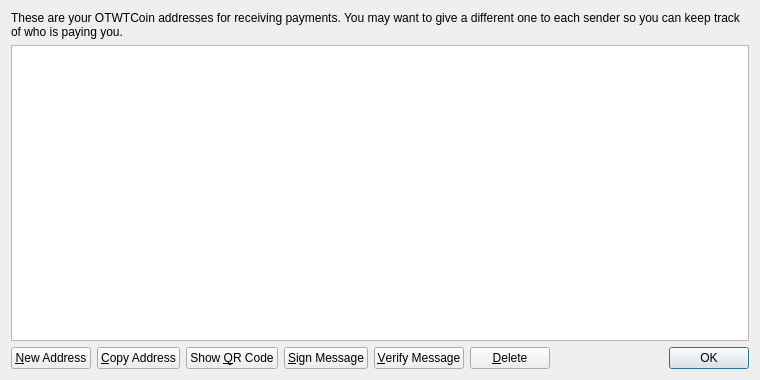
<?xml version="1.0" encoding="UTF-8"?>
<ui version="4.0">
 <class>AddressBookPage</class>
 <widget class="QWidget" name="AddressBookPage">
  <property name="geometry">
   <rect>
    <x>0</x>
    <y>0</y>
    <width>760</width>
    <height>380</height>
   </rect>
  </property>
  <property name="windowTitle">
   <string>Address Book</string>
  </property>
  <layout class="QVBoxLayout" name="verticalLayout">
   <item>
    <widget class="QLabel" name="labelExplanation">
     <property name="text">
      <string>These are your OTWTCoin addresses for receiving payments. You may want to give a different one to each sender so you can keep track of who is paying you.</string>
     </property>
     <property name="textFormat">
      <enum>Qt::PlainText</enum>
     </property>
     <property name="wordWrap">
      <bool>true</bool>
     </property>
    </widget>
   </item>
   <item>
    <widget class="QTableView" name="tableView">
     <property name="contextMenuPolicy">
      <enum>Qt::CustomContextMenu</enum>
     </property>
     <property name="toolTip">
      <string>Double-click to edit address or label</string>
     </property>
     <property name="tabKeyNavigation">
      <bool>false</bool>
     </property>
     <property name="alternatingRowColors">
      <bool>true</bool>
     </property>
     <property name="selectionMode">
      <enum>QAbstractItemView::SingleSelection</enum>
     </property>
     <property name="selectionBehavior">
      <enum>QAbstractItemView::SelectRows</enum>
     </property>
     <property name="sortingEnabled">
      <bool>true</bool>
     </property>
     <attribute name="verticalHeaderVisible">
      <bool>false</bool>
     </attribute>
    </widget>
   </item>
   <item>
    <layout class="QHBoxLayout" name="horizontalLayout">
     <item>
      <widget class="QPushButton" name="newAddressButton">
       <property name="toolTip">
        <string>Create a new address</string>
       </property>
       <property name="text">
        <string>&amp;New Address</string>
       </property>
       <property name="icon">
        <iconset resource="../bitcoin.qrc">
         <normaloff>:/icons/add</normaloff>:/icons/add</iconset>
       </property>
      </widget>
     </item>
     <item>
      <widget class="QPushButton" name="copyToClipboard">
       <property name="toolTip">
        <string>Copy the currently selected address to the system clipboard</string>
       </property>
       <property name="text">
        <string>&amp;Copy Address</string>
       </property>
       <property name="icon">
        <iconset resource="../bitcoin.qrc">
         <normaloff>:/icons/editcopy</normaloff>:/icons/editcopy</iconset>
       </property>
      </widget>
     </item>
     <item>
      <widget class="QPushButton" name="showQRCode">
       <property name="text">
        <string>Show &amp;QR Code</string>
       </property>
       <property name="icon">
        <iconset resource="../bitcoin.qrc">
         <normaloff>:/icons/qrcode</normaloff>:/icons/qrcode</iconset>
       </property>
      </widget>
     </item>
     <item>
      <widget class="QPushButton" name="signMessage">
       <property name="toolTip">
        <string>Sign a message to prove you own a Bitcoin address</string>
       </property>
       <property name="text">
        <string>&amp;Sign Message</string>
       </property>
       <property name="icon">
        <iconset resource="../bitcoin.qrc">
         <normaloff>:/icons/edit</normaloff>:/icons/edit</iconset>
       </property>
      </widget>
     </item>
     <item>
      <widget class="QPushButton" name="verifyMessage">
       <property name="toolTip">
        <string>Verify a message to ensure it was signed with a specified Bitcoin address</string>
       </property>
       <property name="text">
        <string>&amp;Verify Message</string>
       </property>
       <property name="icon">
        <iconset resource="../bitcoin.qrc">
         <normaloff>:/icons/transaction_0</normaloff>:/icons/transaction_0</iconset>
       </property>
      </widget>
     </item>
     <item>
      <widget class="QPushButton" name="deleteButton">
       <property name="toolTip">
        <string>Delete the currently selected address from the list. Only sending addresses can be deleted.</string>
       </property>
       <property name="text">
        <string>&amp;Delete</string>
       </property>
       <property name="icon">
        <iconset resource="../bitcoin.qrc">
         <normaloff>:/icons/remove</normaloff>:/icons/remove</iconset>
       </property>
      </widget>
     </item>
     <item>
      <spacer name="horizontalSpacer">
       <property name="orientation">
        <enum>Qt::Horizontal</enum>
       </property>
       <property name="sizeHint" stdset="0">
        <size>
         <width>40</width>
         <height>20</height>
        </size>
       </property>
      </spacer>
     </item>
     <item>
      <widget class="QDialogButtonBox" name="buttonBox">
       <property name="sizePolicy">
        <sizepolicy hsizetype="Maximum" vsizetype="Fixed">
         <horstretch>0</horstretch>
         <verstretch>0</verstretch>
        </sizepolicy>
       </property>
       <property name="standardButtons">
        <set>QDialogButtonBox::Ok</set>
       </property>
      </widget>
     </item>
    </layout>
   </item>
  </layout>
 </widget>
 <resources>
  <include location="../bitcoin.qrc"/>
 </resources>
 <connections/>
</ui>
